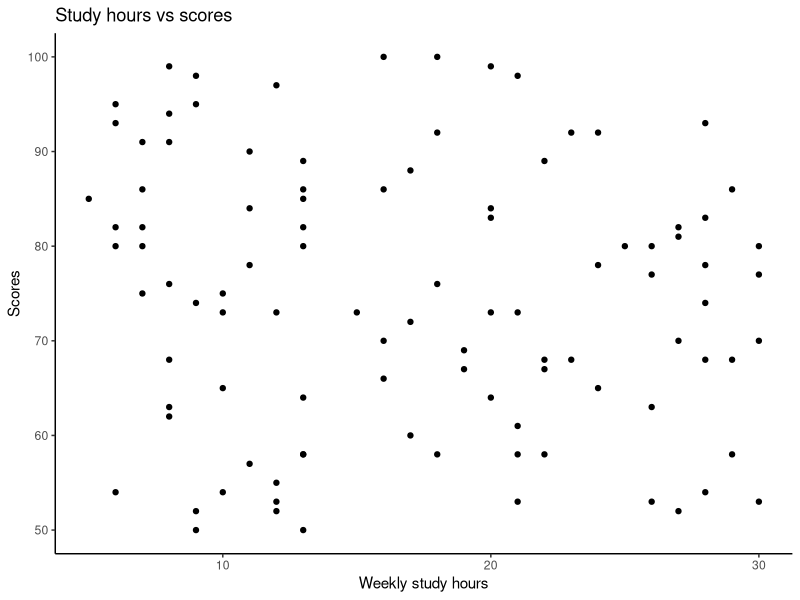
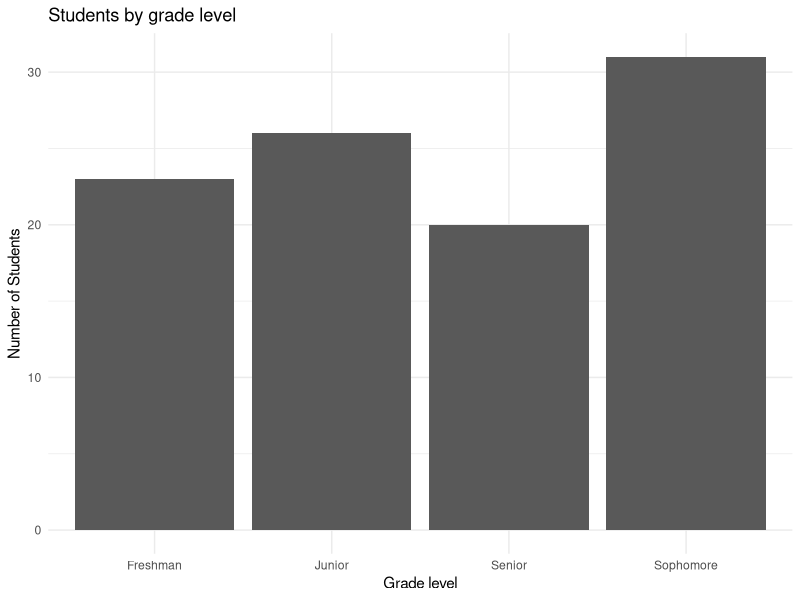
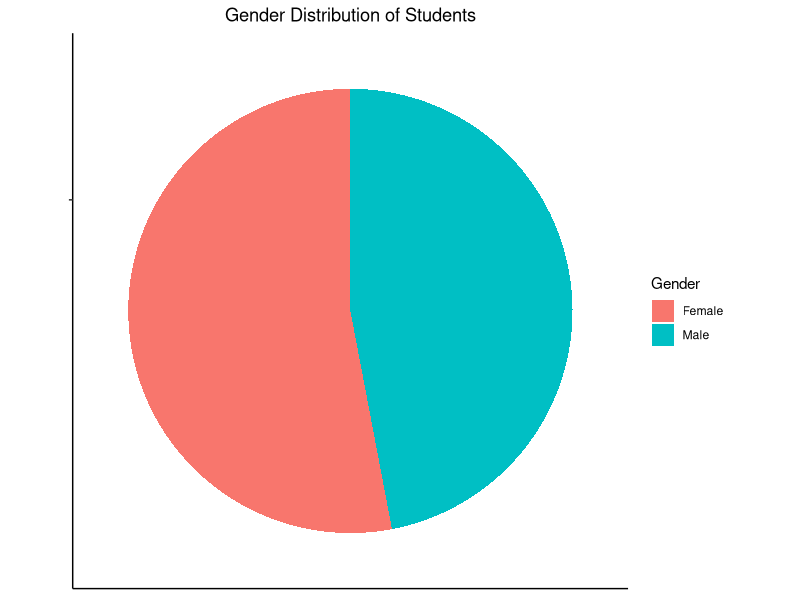
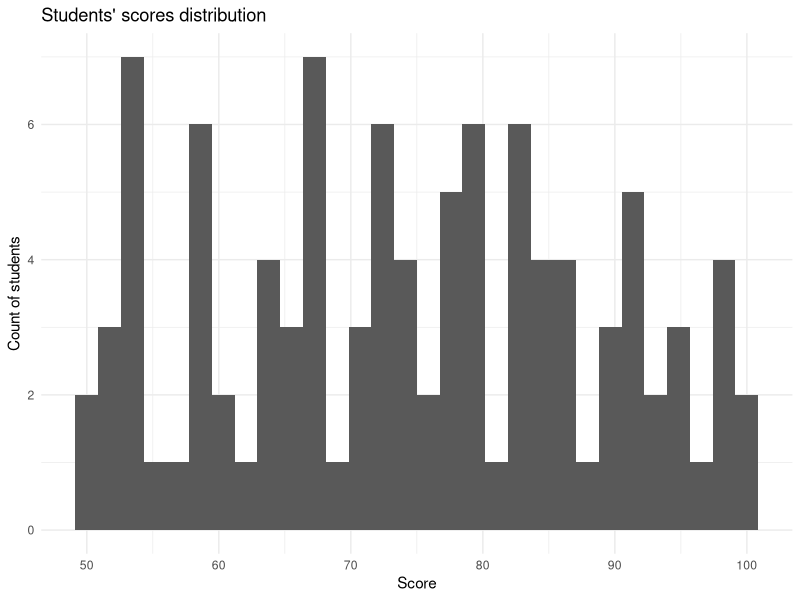

Write the R code that produced these figures, in order. (Note: this script raises an error after producing the figures.)
## ---- chunk 1
age <- 27
class(age)
## ---- chunk 2
age <- 34L
class(age)
## ---- chunk 3
weight <- 68.2
class(weight)
## ---- chunk 4
name <- "Mustafa"
class(name)
## ---- chunk 5
is_winter <- FALSE
class(is_winter)
## ---- chunk 6
class(98.03)
## ---- chunk 7
height <- 98.03
class(height)
## ---- chunk 8
goats <- 27L
class(goats)
## ---- chunk 9
class("school")
## ---- chunk 10
firstname <- "Bryant" # Any name will work
class(firstname)
## ---- chunk 11
is_student <- TRUE
class(is_student)
## ---- chunk 12
marks = c(23, 67, 98, 34, 98, 21)
print(marks) # print to the console
is.vector(marks) # find its data structure
## ---- chunk 13
vector1 = seq(1, 9) 

# Convert to matrix
## create by column 
m1=matrix(vector1, ncol=3)
print(m1) # print the matrix to the console 

is.matrix(m1) # confirms if its really a matrix 
## ---- chunk 14
var_names <- c("A", "B", "C") # vector to store variable names 

m1_df <- data.frame(var_names, m1) # create the data frame
print(m1_df) #print to the console 

is.data.frame(m1_df) #confirms if its really a data.frame. 
## ---- chunk 15
height <- c(120.1, 118, 123.4, 130.8, 115.2)
is.vector(height)
## ---- chunk 16
length(height) # count the number of elements
## ---- chunk 17
v1 <- seq(1, 12) # Create vector v1

m1 <- matrix(v1, ncol=3) # create a matrix from the vector
m1 

is.matrix(m1) # Confirm if its a matrix
## ---- chunk 18
m1[, 3] # Access the third columns
## ---- chunk 19
m1[2,] # Access of the second row
## ---- chunk 20
student_df <- data.frame(
  "Name"= c("Pragya", "Thomas", "Ali"),
  "Age"=c(21, 19, 23),
  "Marks"=c(68, 72, 67)
)

student_df
## ---- chunk 21
m1_imported <- read.csv("data/m1.csv") # import the csv data set
m1_imported # Display the data
## ---- chunk 22
library(readxl)

students_imported <- read_excel("data/students.xlsx") # Import the data
students_imported # Display the data
## ---- chunk 23
write.csv(m1_imported, "data/m1_exported.csv") # Write the data set locally
## ---- chunk 24
library(openxlsx)

write.xlsx(students_imported, "data/students_exported.xlsx")
## ---- chunk 25
# Create a dataset
set.seed(42)
df <- data.frame(
  Product = c('Shoes', 'Laptop', 'Watch', 'Phone', 'Shoes', 'Watch', 'Laptop', 'Shoes', 'Laptop', 'Phone'),
  Sales = c(150, 500, NA, 300, 150, 1000, 500, 150, 500, 300), # Outlier in Sales (1000)
  Category = c('Fashion', 'Tech', 'Fashion', 'Tech', 'Fashion', 'Fashion', 'Tech', 'Fashion', 'Tech', 'Tech'),
  Discount = c(10, 0, 20, 5, 10, 20, 0, 10, 0, 5),
  Returns = c(2, 0, 1, 0, 2, 1, 0, 2, 0, 0),
  Profit = c(30, 100, NA, 70, 30, 500, 100, 30, 100, 70)  # Outlier in Profit (500)
)

# Add duplicated rows
df <- rbind(df, df[2:3, ])

# View the dataset
head(df)
## ---- chunk 26
sum(is.na(df))
## ---- chunk 27
# Fill missing Sales and Profit with the mean of the respective columns
df$Sales[is.na(df$Sales)] <- mean(df$Sales, na.rm = TRUE)
df$Profit[is.na(df$Profit)] <- mean(df$Profit, na.rm = TRUE)

# View the data set after handling null values
head(df)

# Count the null values in the data set to confirm the operation
sum(is.na(df))
## ---- chunk 28
# Count the duplicated rows
sum(duplicated(df))

# Shape of the data set 
dim(df)
## ---- chunk 29
# Load the required libraries 
library(dplyr)

# Remove duplicated rows
df_cleaned <- df %>% distinct()

# Count the duplicated records
sum(duplicated(df_cleaned))

# Shape of the data set 
dim(df_cleaned)
## ---- chunk 30
# Use the IQR method to detect outliers in Sales and Profit
Q1_sales <- quantile(df_cleaned$Sales, 0.25)
Q3_sales <- quantile(df_cleaned$Sales, 0.75)
IQR_sales <- Q3_sales - Q1_sales

Q1_profit <- quantile(df_cleaned$Profit, 0.25)
Q3_profit <- quantile(df_cleaned$Profit, 0.75)
IQR_profit <- Q3_profit - Q1_profit

# Filter out outliers
df_cleaned <- df_cleaned %>%
  filter(!(Sales < (Q1_sales - 1.5 * IQR_sales) | Sales > (Q3_sales + 1.5 * IQR_sales))) %>%
  filter(!(Profit < (Q1_profit - 1.5 * IQR_profit) | Profit > (Q3_profit + 1.5 * IQR_profit)))

# Find out how many records were affected
dim(df_cleaned)
## ---- chunk 31
library(ggplot2)
## ---- chunk 32
library(dplyr)

# Sample data for students 
set.seed(27)

students_df <- data.frame(
  student_id = 1:100,
  score = sample(50:100, 100, replace = TRUE),
  study_hours = sample(5:30, 100, replace = TRUE),
  gender = sample(c("Male", "Female"), 100, replace = TRUE),
  grade = sample(c("Freshman", "Sophomore", "Junior", "Senior"), 100, replace = TRUE)
)

head(students_df)
## ---- chunk 33
# The set up
ggplot(data = students_df, 
       aes(x = study_hours, y = score)) + 
  # The geoms - for scatter plot 
  geom_point() +
  
  # Labels 
  labs(
    title = "Study hours vs scores",
    x = "Weekly study hours",
    y = "Scores"
  ) + 
  
  # Theme
  theme_classic()
## ---- chunk 34
ggplot(data = students_df, 
       aes(x=grade)) + 
  geom_bar() + 
  labs(
    title = "Students by grade level",
    x = "Grade level",
    y = "Number of Students"
  ) + 
  theme_minimal()
## ---- chunk 35
# Load required libraries
library(ggplot2)
library(dplyr)

# Ensure `gender` column is recognized
students_df$gender <- as.factor(students_df$gender)

# Count gender distribution
gender_count <- dplyr::count(students_df, gender)

# Create Pie Chart
ggplot(data = gender_count, aes(x = "", y = n, fill = gender)) + 
  geom_bar(stat = "identity", width = 1) + 
  coord_polar("y") + 
  labs(
    title = "Gender Distribution of Students",
    fill = "Gender"
  ) +
  theme_classic() +
  theme(
    plot.title = element_text(hjust = 0.5),
    axis.title = element_blank(),
    axis.text = element_blank(),
    panel.grid = element_blank()
  )
## ---- chunk 36
ggplot(data = students_df,
       aes(x=score)) + 
  geom_histogram() +
  labs(
    title = "Students' scores distribution",
    x = "Score", 
    y = "Count of students"
  ) + 
  theme_minimal()
## ---- chunk 37
# Set seed for reproducibility 
set.seed(71)

# Generate the data set 
patients_data <- data.frame(
  patient_id = 1:1000,
  age = sample(20:80, 1000, replace = TRUE), 
  height_cm = rnorm(1000, mean = 165, sd=10), 
  weight_kg = runif(1000, min=50, max=135),
  gender = sample(c("Male", "Female"), 1000, replace = TRUE),
  condition = sample(c("Hypertension", "Malaria", "Pneumonia", "Diabetes", 
                       "Asthma", "Healthy"), 1000, replace=TRUE)
)

head(patients_data)
## ---- chunk 38
# Set seed for reproducibility 
set.seed(71)

# Generate the data set 
patients_data <- data.frame(
  patient_id = 1:1000,
  age = sample(20:80, 1000, replace = TRUE), 
  height_cm = rnorm(1000, mean = 165, sd=10), 
  weight_kg = runif(1000, min=50, max=135),
  gender = sample(c("Male", "Female"), 1000, replace = TRUE),
  condition = sample(c("Hypertension", "Malaria", "Pneumonia", "Diabetes", 
                       "Asthma", "Healthy"), 1000, replace=TRUE)
)

head(patients_data)
## ---- chunk 39
str(patients_data)
## ---- chunk 40
dim(patients_data)
## ---- chunk 41
write.csv(patients_data, "data/patients_data.csv")
## ---- chunk 42
patients_df <- read.csv("data/patients_data.csv")
head(patients_df)
## ---- chunk 43
library(ggplot2)

# Histogram
ggplot(patients_df,
       aes(x = height_cm)) +
  geom_histogram(fill="skyblue", color="black") +
  labs(
    title = "Distribution of height",
    y = "Frequency",
    x = "Height(cm)"
  ) + 
  theme_minimal()
## ---- chunk 44
ggplot(patients_df, 
       aes(x = gender, fill=gender)) +
  geom_bar() +
  labs(
    title = "Gender distribution",
    x = "Gender", 
    y = "Count"
  ) + 
  theme_minimal()
## ---- chunk 45
library(dplyr)


# Ensure `condition` column is recognized
patients_df$condition <- as.factor(patients_df$condition)

# Find the condition count 
condition_count <- patients_df %>% dplyr::count(condition)

# Plot the data
ggplot(condition_count, 
       aes(x="", y=n, fill = condition)) +
  geom_bar(stat = "identity", width=1) +
  coord_polar("y") + 
  labs(
    title = "Proportion of Patients by Conditions"
  ) +
  theme_classic()
## ---- chunk 46
ggplot(patients_df, 
       aes(x = age, y = weight_kg)) +
  geom_point() +
  labs(
    title = "Age vs Weight", 
    x = "Age",
    y = "Weight"
  ) + 
  theme_minimal()
